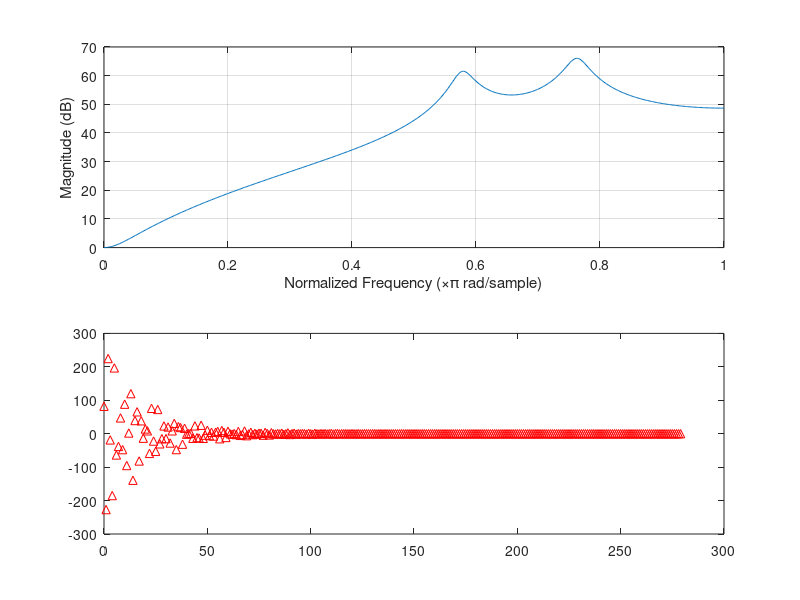

This chart was generated by the following MATLAB code: (Note: this script raises an error after producing the figure.)
% Task 3
b=[0.0122,0.0226,0.0298,0.0204,0.0099];
a=[1,-0.9170,0.0540,-0.2410,0.1990];

zplane(b,a)
zplane(a,b)

freqz(b,a)
freqz(a,b)

impz(b,a)
impz(a,b)

load handel.mat
spectrogram(y)
y_filtered = filter(b,a, y);
spectrogram(y_filtered)
y_filtered_inverse = filter(a,b, y_filtered);
spectrogram(y_filtered_inverse)
%%
% Task 4
clear all
t=0:1/8192:4;
y=chirp(t,0,1,1000);
soundsc(y)
spectrogram(y)

pause(3)

a=[1 -1.143 0.4128];
b=[0.0675 0.1349 0.0675];

y_filtered = filter(b,a,y);
soundsc(y_filtered)
spectrogram(y_filtered)

freqz(b,a);
%%
% Task 5
load number.mat
sound(secret);
spectrogram(secret,256,'yaxis');
% number is 3653840